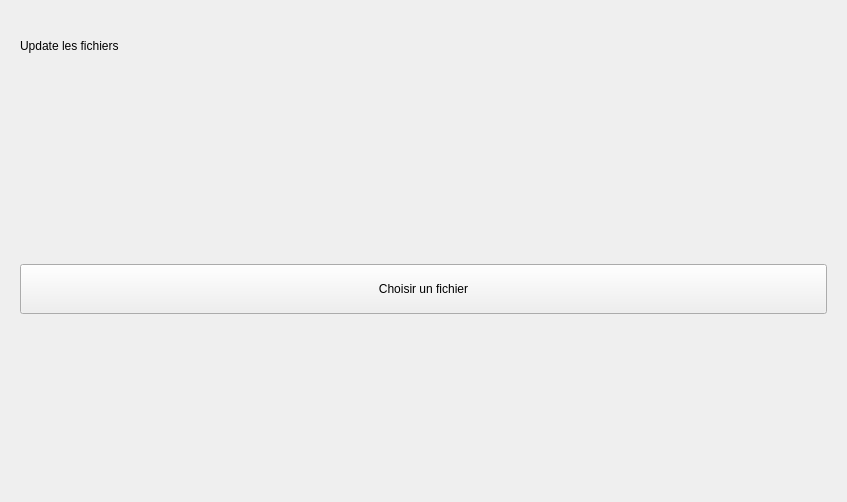
<?xml version="1.0" encoding="UTF-8"?>
<ui version="4.0">
 <class>UpdateWindow</class>
 <widget class="QWidget" name="UpdateWindow">
  <property name="geometry">
   <rect>
    <x>0</x>
    <y>0</y>
    <width>847</width>
    <height>502</height>
   </rect>
  </property>
  <property name="windowTitle">
   <string>Form</string>
  </property>
  <layout class="QVBoxLayout" name="verticalLayout_3">
   <item>
    <widget class="QWidget" name="widget" native="true">
     <property name="maximumSize">
      <size>
       <width>16777215</width>
       <height>70</height>
      </size>
     </property>
     <layout class="QVBoxLayout" name="verticalLayout">
      <item>
       <widget class="QLabel" name="label">
        <property name="maximumSize">
         <size>
          <width>16777215</width>
          <height>70</height>
         </size>
        </property>
        <property name="styleSheet">
         <string notr="true">font: 22pt &quot;Segoe UI&quot;;</string>
        </property>
        <property name="text">
         <string>Update les fichiers</string>
        </property>
       </widget>
      </item>
     </layout>
    </widget>
   </item>
   <item>
    <widget class="QWidget" name="widget_2" native="true">
     <layout class="QVBoxLayout" name="verticalLayout_2">
      <item>
       <widget class="QPushButton" name="pushButton">
        <property name="maximumSize">
         <size>
          <width>16777215</width>
          <height>50</height>
         </size>
        </property>
        <property name="text">
         <string>Choisir un fichier</string>
        </property>
       </widget>
      </item>
     </layout>
    </widget>
   </item>
  </layout>
 </widget>
 <resources/>
 <connections/>
</ui>
